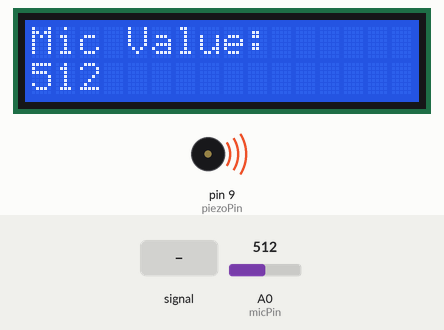
The sketch below on a simulated Arduino Uno, built with avr-gcc and run on an emulated ATmega328P. On the bench: 16×2 character LCD, buzzer (waves = sounding, pin HIGH). The test bench sets the inputs (shaded band); at power-on: A0 (micPin) = 512.

Above: at 1.2 s.
1.3 s: A0 (micPin) fed a 200 Hz sine of ±81 counts around its level
At 2.2 s:
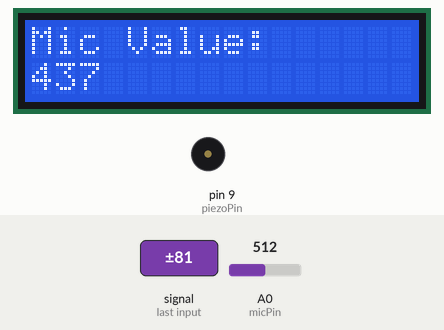
4.3 s: A0 (micPin) set to 716
At 5.1 s:
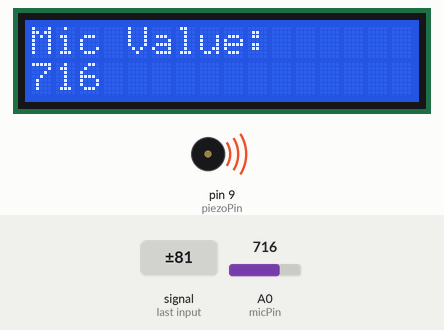
6.8 s: A0 (micPin) set to 40
At 8.3 s:
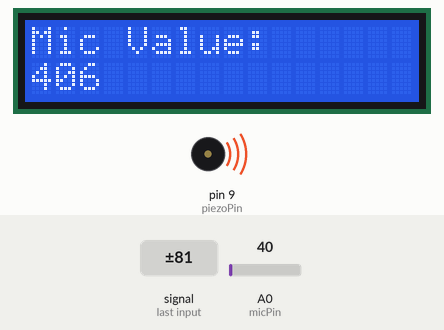
8.9 s: A0 (micPin) set to 33
At 10.5 s:
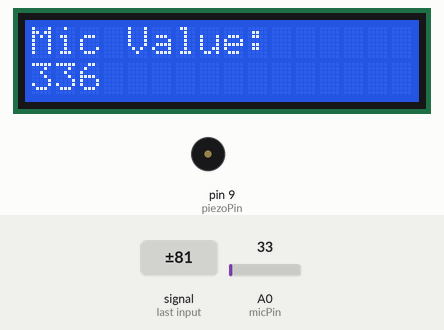
Timing chart, 0 to 12.0 s (numbered marks = the images above; inputs shaded):
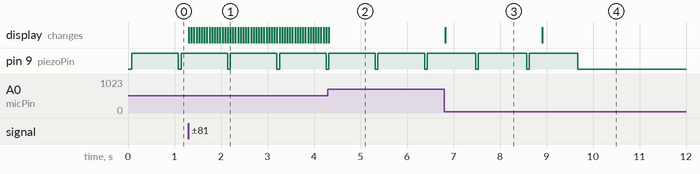

The sketch:

FINAL_CODE_ROBOTICS.ino
```cpp
#include <Wire.h>
#include <LiquidCrystal_I2C.h>
const int micPin = A0; // KY-038 analog output to A0
const int piezoPin = 9; // Piezo buzzer to D9
const int threshold = 36;
const unsigned long buzzerOnDuration = 1000; // 1 second in milliseconds
LiquidCrystal_I2C lcd(0x3F, 16, 2); // LCD address 0x3F, 16 columns, 2 rows
unsigned long buzzerTriggeredAt = 0;
bool buzzerActive = false;
void setup() {
pinMode(micPin, INPUT);
pinMode(piezoPin, OUTPUT);
Serial.begin(9600);
lcd.init();
lcd.backlight();
lcd.clear();
lcd.setCursor(0, 0);
lcd.print("Mic Value:");
}
void loop() {
int micValue = analogRead(micPin);
// Serial.println(micValue); // This line is now commented out
// Display the mic value on the LCD (ensure previous value is fully erased)
lcd.setCursor(0, 1);
lcd.print(" "); // Clear the entire second line (16 spaces)
lcd.setCursor(0, 1);
lcd.print(micValue);
// Spike detection and buzzer logic
unsigned long now = millis();
if (!buzzerActive && micValue > threshold) {
// Spike detected, turn on buzzer
digitalWrite(piezoPin, HIGH);
buzzerActive = true;
buzzerTriggeredAt = now;
}
// Keep buzzer on for 1 second after spike
if (buzzerActive && (now - buzzerTriggeredAt >= buzzerOnDuration)) {
digitalWrite(piezoPin, LOW);
buzzerActive = false;
}
delay(50);
}
```

Measured:
- the behaviour switches between 37 and 36 on A0 (micPin) (found by bisection; images 3 and 4)
- after the input at 1.3 s, the display: first changes at once (image 1 shows a later state)
- after the input at 6.8 s, the display: changes at once (image 3)
- after the input at 8.9 s, pin 9 (piezoPin): goes on until 9.7 s, then stays LOW; the display: changes at once (image 4)
- by itself, pin 9 (piezoPin): alternates HIGH for 1.0 s and LOW for 0.06 s
